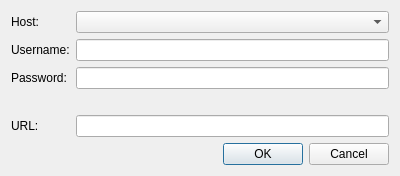
<?xml version="1.0" encoding="UTF-8"?>
<ui version="4.0">
 <class>AccountDialog</class>
 <widget class="QDialog" name="AccountDialog">
  <property name="windowTitle">
   <string>Add Remote Account</string>
  </property>
  <property name="minimumSize">
   <size>
    <width>400</width>
    <height>0</height>
   </size>
  </property>
  <layout class="QGridLayout" name="gridLayout">
   <item row="0" column="0">
    <widget class="QLabel" name="label">
     <property name="text">
      <string>Host:</string>
     </property>
    </widget>
   </item>
   <item row="0" column="1">
    <widget class="QComboBox" name="mHost"/>
   </item>
   <item row="1" column="0">
    <widget class="QLabel" name="label_2">
     <property name="text">
      <string>Username:</string>
     </property>
    </widget>
   </item>
   <item row="1" column="1">
    <widget class="QLineEdit" name="mUsername"/>
   </item>
   <item row="2" column="0">
    <widget class="QLabel" name="label_3">
     <property name="text">
      <string>Password:</string>
     </property>
    </widget>
   </item>
   <item row="2" column="1">
    <widget class="QLineEdit" name="mPassword">
     <property name="echoMode">
      <enum>QLineEdit::Password</enum>
     </property>
    </widget>
   </item>
   <item row="3" column="0" colspan="2">
    <widget class="QLabel" name="mLabel">
     <property name="wordWrap">
      <bool>true</bool>
     </property>
     <property name="openExternalLinks">
      <bool>true</bool>
     </property>
    </widget>
   </item>
   <item row="4" column="0">
    <widget class="QLabel" name="label_4">
     <property name="text">
      <string>URL:</string>
     </property>
    </widget>
   </item>
   <item row="4" column="1">
    <widget class="QLineEdit" name="mUrl"/>
   </item>
   <item row="5" column="0" colspan="2">
    <widget class="QDialogButtonBox" name="mButtons">
     <property name="orientation">
      <enum>Qt::Horizontal</enum>
     </property>
     <property name="standardButtons">
      <set>QDialogButtonBox::Cancel|QDialogButtonBox::Ok</set>
     </property>
    </widget>
   </item>
  </layout>
 </widget>
 <resources/>
 <connections/>
</ui>
